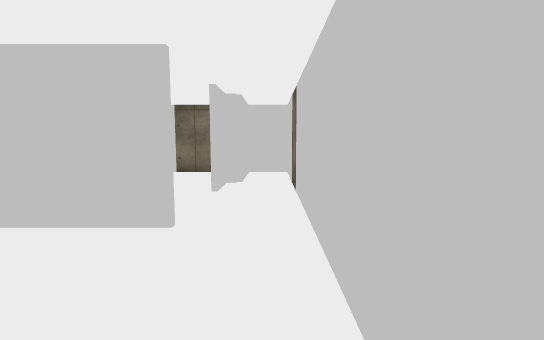
[1] (above)

12 first-person views from a walk through a Unity game level. The camera is 1.3 m above the floor, tilts 6° down and sees 85° across. Doors are open. The floor is counted in squares, 1 m on a side. Each view is taken from the middle of a square. On the plan, view 1 faces up. The plan holds only what a view shows up to about 14 squares ahead; the rest is blank. The player character is not drawn. Some surface patterns are stand-ins.

[2]
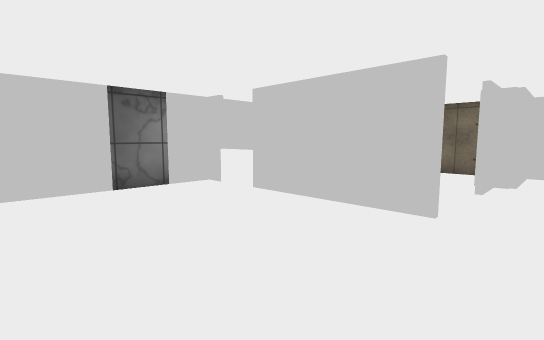

[3]
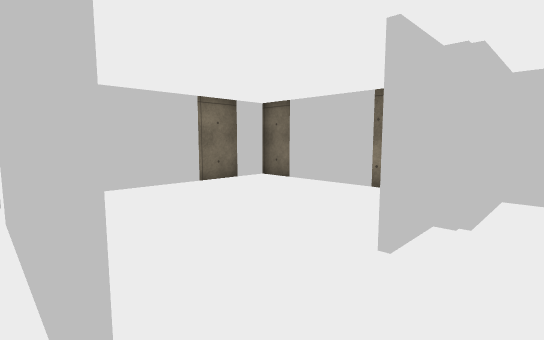

[4]
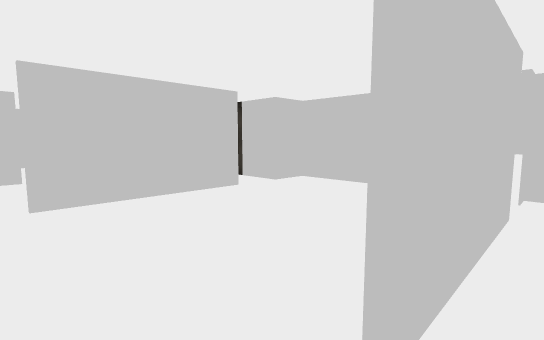

[5]
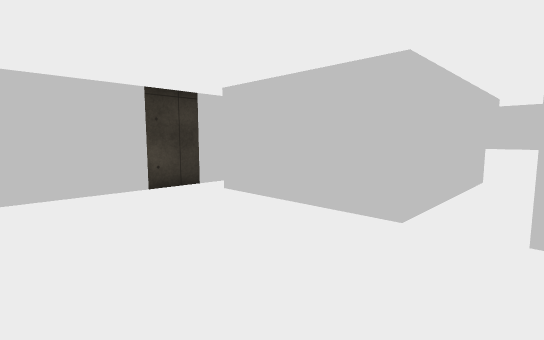

[6]
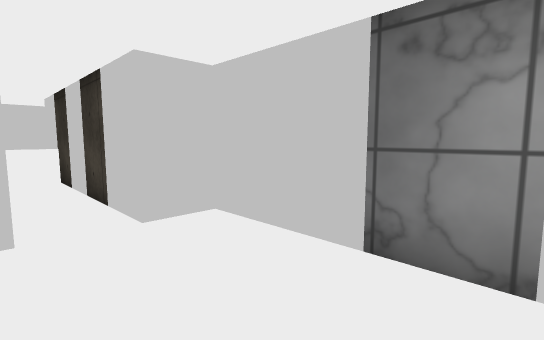

[7]
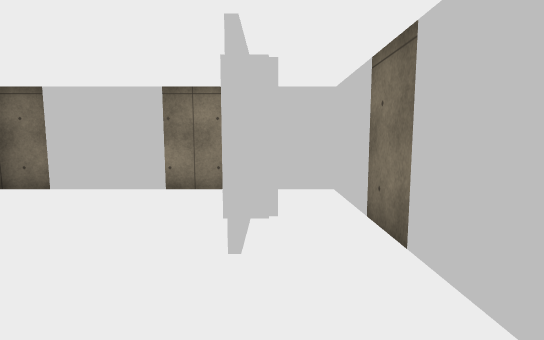

[8]
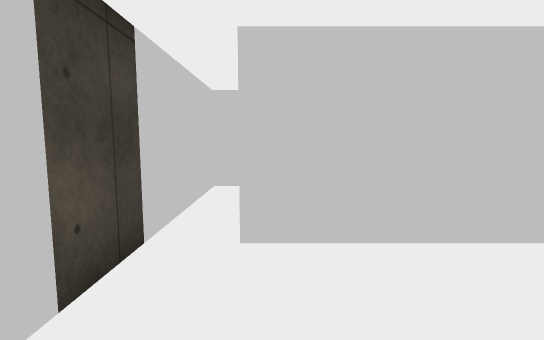

[9]
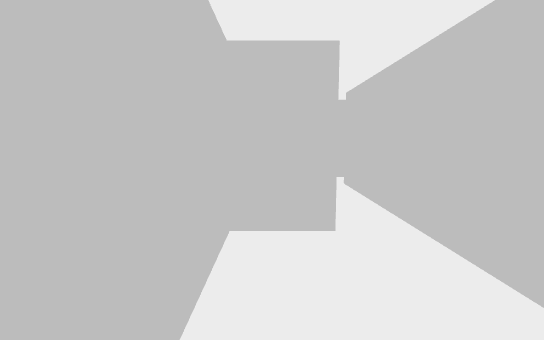

[10]
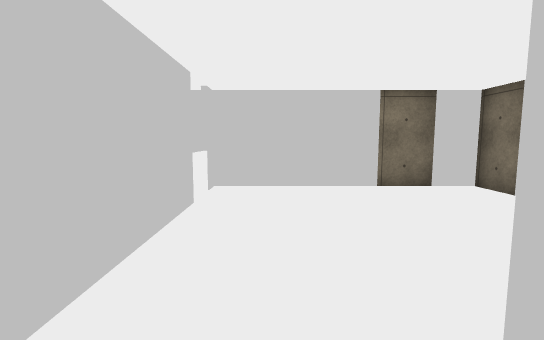

[11]
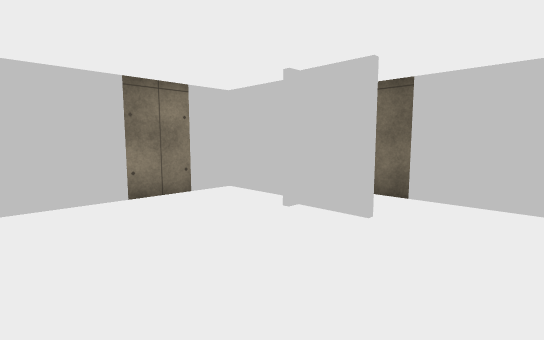

[12]
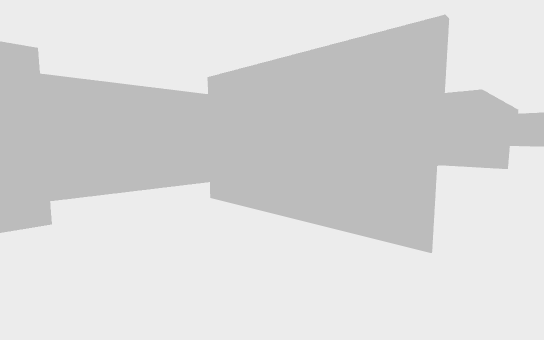

### Floor plan
Ten units are one square. View 1 is at (0, 0); x grows to the right and y downward. Boxes are objects, and circles mark ways between rooms. Rooms are numbered by the first view taken in them; rooms with no view inside come last. Other rooms are left out.
<svg viewBox="-86 -121 97 221">
<path fill="none" stroke="#000" d="M-14 -43 -81 -43M6 26 6 -91M-81 -39 -81 16 -68 16 -68 94M-15 -89 -15 -72M-53 95 -53 16 -5 16M-69 77 -52 77M-15 -71 -15 -88M-9 -88 -19 -88M-10 -95 -10 -116M-81 -44 -14 -44M-9 -116 -81 -116 -81 -39M-21 41 -21 70M-10 61 6 61 6 26M6 -91 6 -116 -9 -116 -9 -88"/>
<circle cx="-10" cy="-60" r="3" fill="#2a7"/>
<circle cx="0" cy="20" r="3" fill="#2a7"/>
<circle cx="-5" cy="-90" r="3" fill="#2a7"/>
<text x="-30" y="-10">1</text>
<text x="-50" y="-80">2</text>
<text x="-10" y="40">3</text>
<text x="0" y="-110">4</text>
</svg>
Room 1 opens to room 2. Room 1 opens to room 3. Room 1 opens to room 4.

Where each view was taken, in squares from view 1:
view 1: 0 up, 0 right, facing up
view 2: 1 down, 0 right, facing up-left
view 3: 4 up, 0 right, facing up-left
view 4: 5 up, 0 right, facing down-left
view 5: 3 up, 7 left, facing down-right
view 6: 3 up, 5 left, facing down-left
view 7: 4 up, 1 left, facing up
view 8: 2 up, 1 left, facing down
view 9: 2 down, 0 right, facing down
view 10: 6 up, 0 right, facing left
view 11: 5 up, 6 left, facing up-right
view 12: 8 up, 7 left, facing down-right
